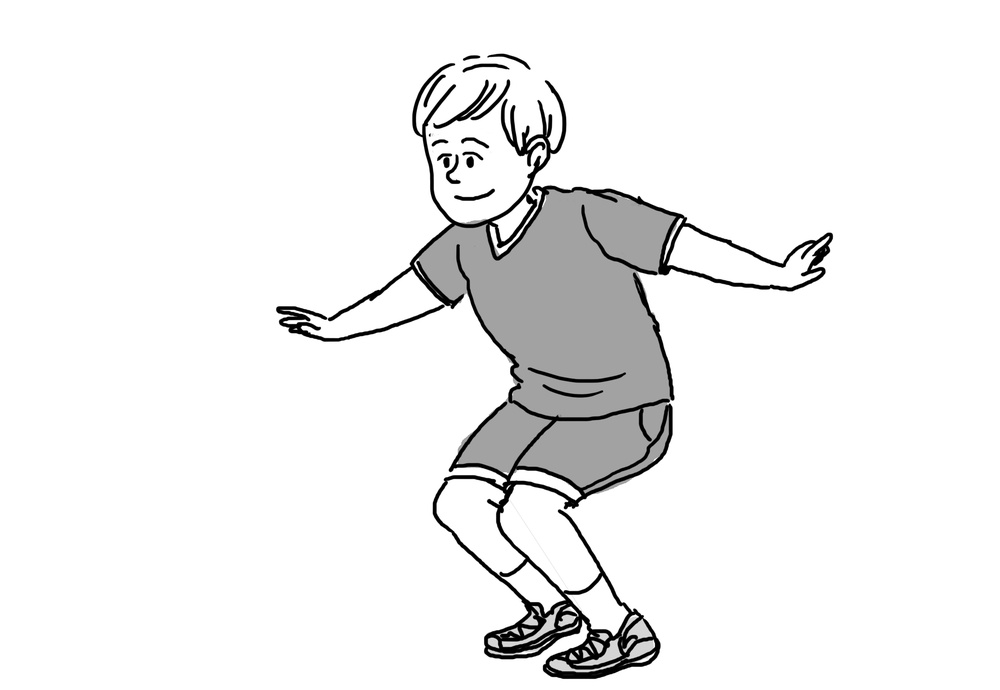
#> input picture bend.jpg, 1000 x 690 px, shrunk from 2283 x 1575 before the run
$ jupyter execute '3 cv 2 funksiyalary .ipynb'
#> lines starting #> are read from the running program, lines starting #| are printed output that depends on the picture; after the words box and inside, x2 and y2 are one past the last pixel; in counts of white or black regions, pixels touching at a corner belong together
[cell 1]
import cv2

[cell 2]
import numpy as np

[cell 3]
img=cv2.imread("bend.jpg")
#> img is the input picture: shape (690, 1000, 3); min 0, max 255, mean 239.9
kernel=np.ones((5,5),np.uint8)
#convert color
imgGray=cv2.cvtColor(img,cv2.COLOR_BGR2GRAY)
#make more legible gray
imgBlur=cv2.GaussianBlur(imgGray,(7,7),0)
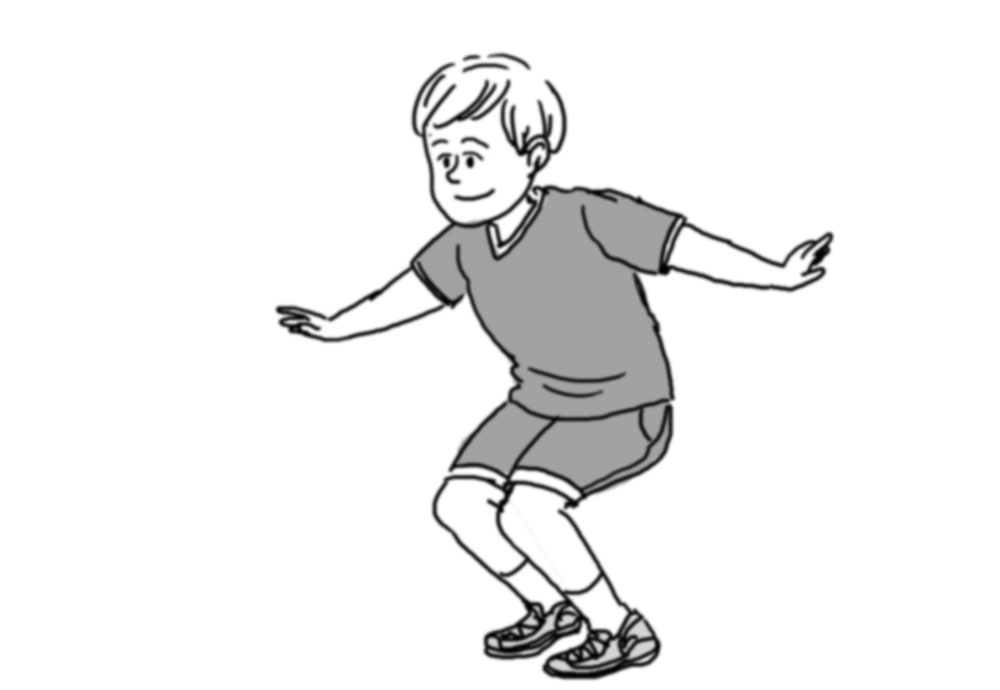
#> imgBlur: shape (690, 1000); min 1, max 255, mean 239.9
#shape detection
imgCanny=cv2.Canny(img,100,100)
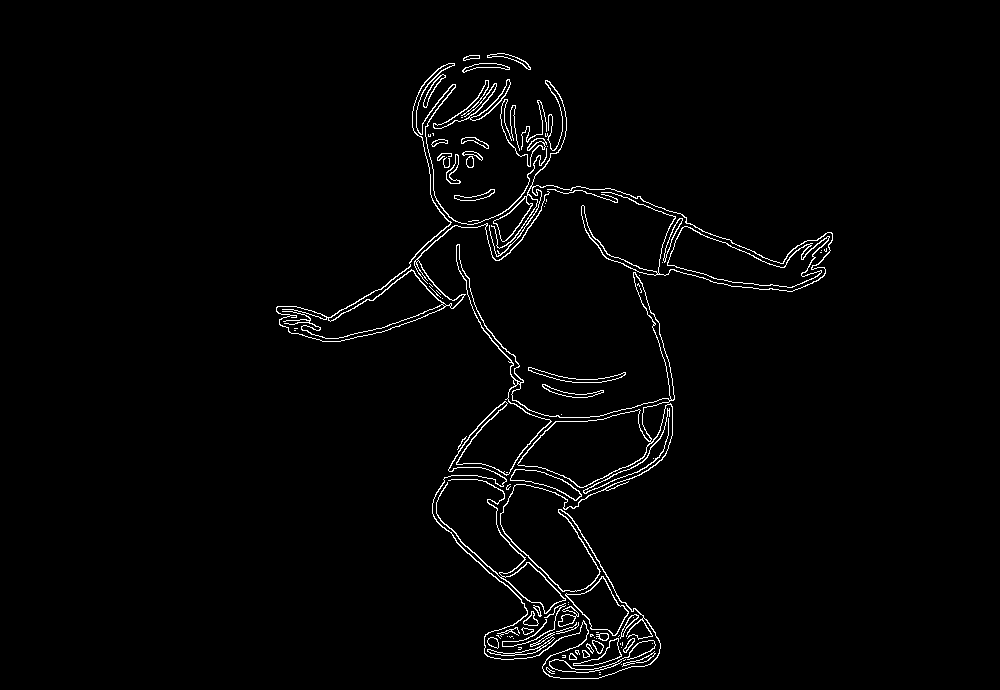
#> imgCanny: shape (690, 1000); 2% white in thin lines or dots, all inside (x1, y1, x2, y2) = (276, 53, 833, 679)
#kontrast goshya
imgDialation=cv2.dilate(imgCanny,kernel,iterations=1)
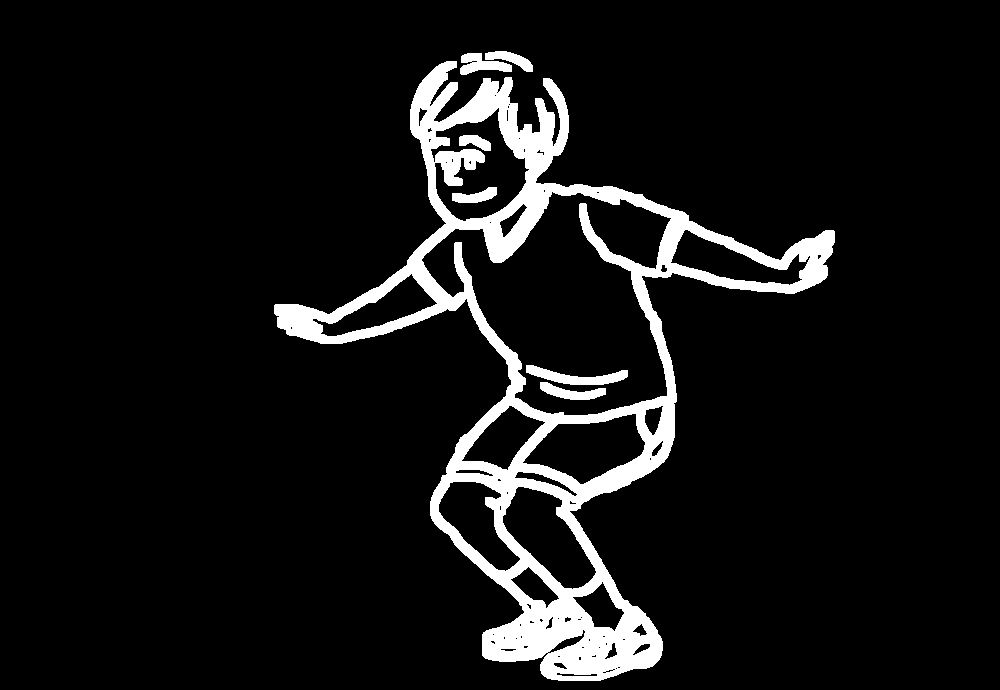
#> imgDialation: shape (690, 1000); 8.1% white; 7 white regions, largest, box (x1, y1, x2, y2) and area: (274, 61, 835, 681) 52328, (526, 365, 628, 385) 930, (460, 53, 512, 75) 646
#yokarky yonaltya ashaky yukoltya
imgEroded=cv2.erode(imgCanny,kernel,iterations=1)
#> imgEroded: shape (690, 1000); every value is 0
cv2.imshow('gray surat',imgGray)
cv2.imshow('imgBlur surat',imgBlur)
cv2.imshow('Shape surat',imgCanny)
cv2.imshow('Dialation surat',imgDialation)
cv2.imshow('eroded  surat',imgEroded)
cv2.waitKey(0)

$ run again, with shapes.png saved as bend.jpg
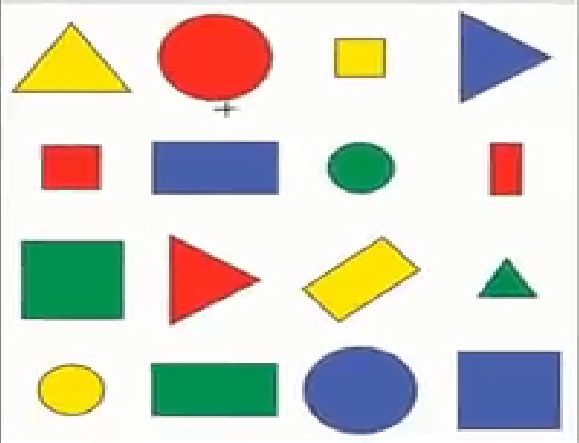
#> input picture shapes.png, 579 x 443 px
#> img is the input picture: shape (443, 579, 3); mean B, G, R 201.2, 210.8, 211.9
#> `imgCanny=cv2.Canny(img,100,100)`:
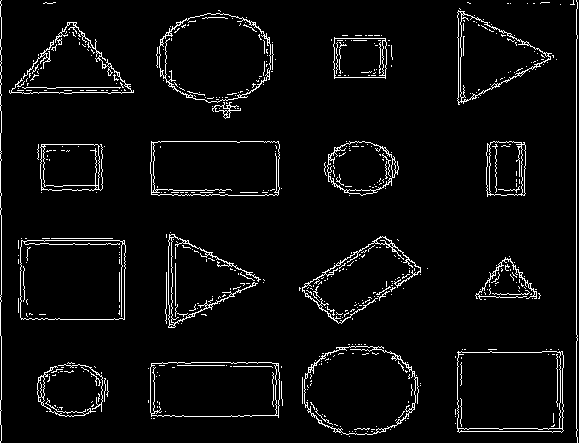
#> imgCanny: shape (443, 579); 4.6% white in thin lines or dots
#> `imgDialation=cv2.dilate(imgCanny,kernel,iterations=1)`:
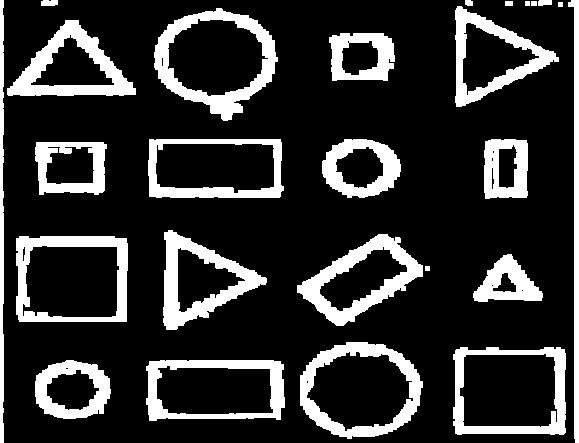
#> imgDialation: shape (443, 579); 19.3% white; 26 white regions, largest, box (x1, y1, x2, y2) and area: (154, 8, 278, 121) 3992, (297, 234, 423, 326) 3630, (300, 342, 423, 439) 3591
#> imgEroded: shape (443, 579); every value is 0
